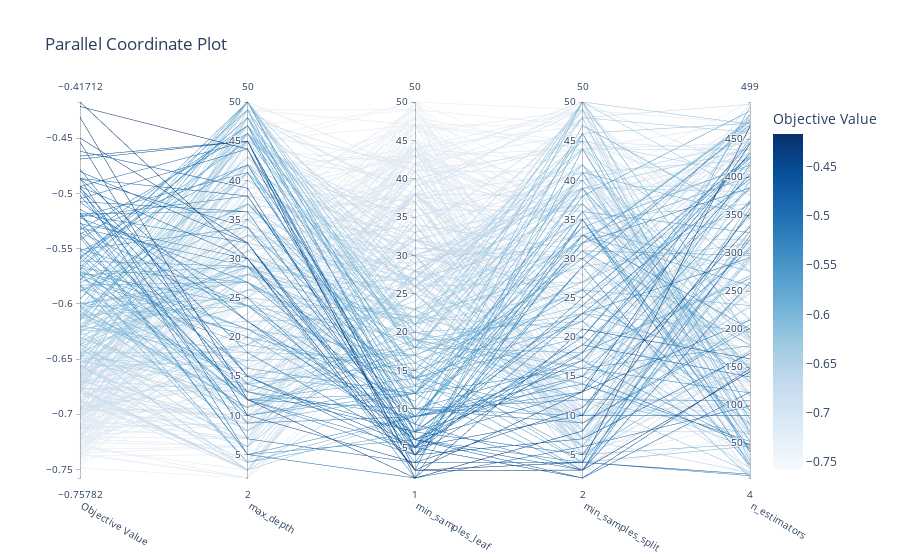

The notebook cell this image was saved under:
### Markdown cell above
### Dark lines are parameters that work better

### Code cell
optuna.visualization.plot_parallel_coordinate(study)

### Figure 1 — Plotly figure (JSON) as saved in the notebook; plotly's stock layout.template omitted (floating-point values rounded to 4 significant figures; data arrays with more than 128 entries replaced by an {"elided": "..."} marker saying what was removed)
{"data": [{"dimensions": [{"label": "Objective Value", "range": [-0.7578, -0.4171], "values": {"elided": "300 float values"}}, {"label": "max_depth", "range": [2, 50], "values": {"elided": "300 int values"}}, {"label": "min_samples_leaf", "range": [1, 50], "values": {"elided": "300 int values"}}, {"label": "min_samples_split", "range": [2, 50], "values": {"elided": "300 int values"}}, {"label": "n_estimators", "range": [4, 499], "values": {"elided": "300 int values"}}], "labelangle": 30, "labelside": "bottom", "line": {"color": {"elided": "300 float values"}, "colorbar": {"title": {"text": "Objective Value"}}, "colorscale": [[0, "rgb(247,251,255)"], [0.125, "rgb(222,235,247)"], [0.25, "rgb(198,219,239)"], [0.375, "rgb(158,202,225)"], [0.5, "rgb(107,174,214)"], [0.625, "rgb(66,146,198)"], [0.75, "rgb(33,113,181)"], [0.875, "rgb(8,81,156)"], [1, "rgb(8,48,107)"]], "reversescale": false, "showscale": true}, "type": "parcoords"}], "layout": {"title": {"text": "Parallel Coordinate Plot"}}}
